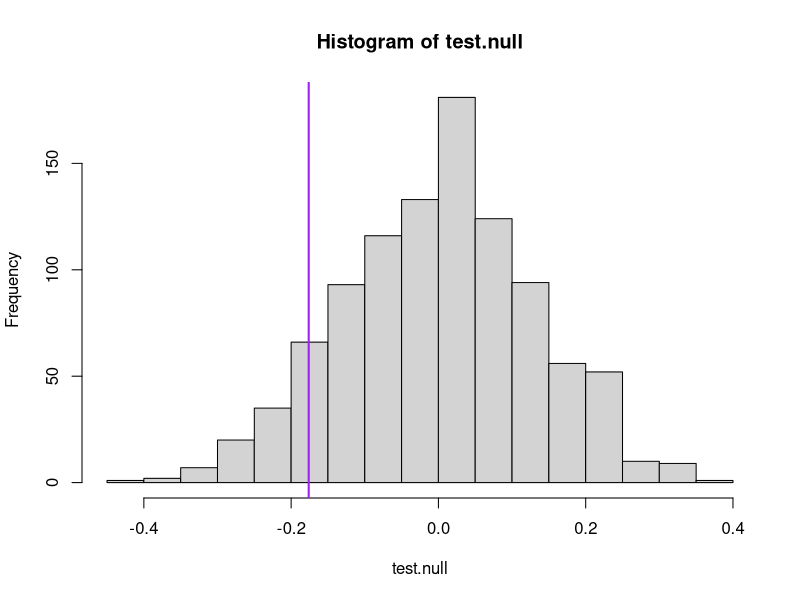
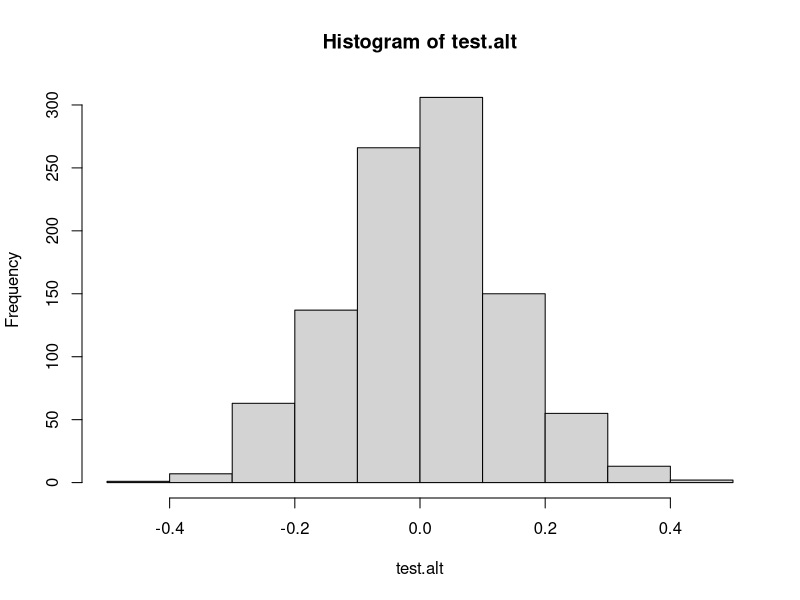

The R script that drew these images, in order:
# A simulated example of the effect of a carrier on phenotype y
# We generate a null distribution of the phenotypes under the 
# null hypothesis of no effect, versus an alternative with 
# carriers having an increase in mean of 0.5
# We simulate distributions and compare differences between
# carriers and non-carriers

## Testing our hypothesis involves comparing the differences we
## observed between carriers and non-carriers versus the 
## differences we observe with simulation to see how extreme the
## observed differences are

carrier<-rep(c(0,1), c(100,200)) 
null.y<-rnorm(300) 
alt.y<-rnorm(300, mean=carrier/2)

t.test(null.y~carrier, var.equal=TRUE)
t.test(alt.y~carrier, var.equal=TRUE)

## The test statistic - the observed difference with null
## the observed difference with alternative distribution
null.diff<-mean(null.y[carrier==1])-mean(null.y[carrier==0]) 
alt.diff<-mean(alt.y[carrier==1])-mean(alt.y[carrier==0])

one.test <- function(x,y) { 
	xstar<-sample(x)
	mean(y[xstar==1])-mean(y[xstar==0]) 
	}
	
# replicate is a wrapper for sapply. Runs one.test 1000 times	
test.null <- replicate(1000, one.test(carrier, null.y))
test.alt <- replicate(1000, one.test(carrier, alt.y))

hist(test.null) 
abline(v=null.diff, lwd=2, col="purple") 
mean(abs(test.null) > abs(null.diff))

hist(test.alt) 
abline(v=alt.diff, lwd=2, col="purple") 
mean(abs(test.alt) > abs(alt.diff))
